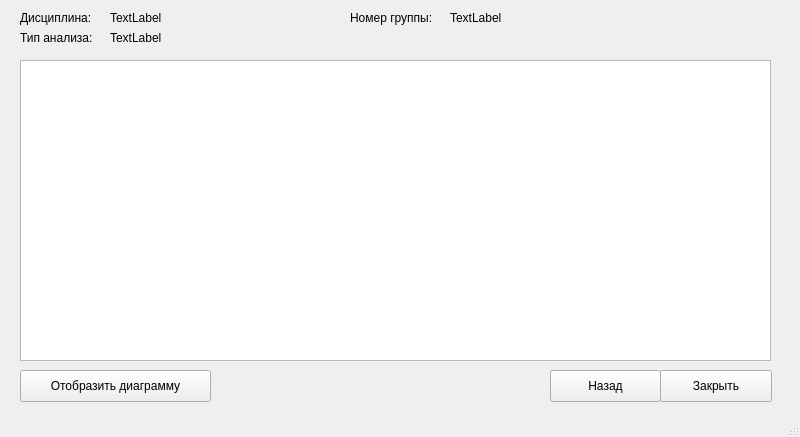
<?xml version="1.0" encoding="UTF-8"?>
<ui version="4.0">
 <class>MainWindow</class>
 <widget class="QMainWindow" name="MainWindow">
  <property name="geometry">
   <rect>
    <x>0</x>
    <y>0</y>
    <width>800</width>
    <height>437</height>
   </rect>
  </property>
  <property name="windowTitle">
   <string>Анализ успеваемости группы</string>
  </property>
  <widget class="QWidget" name="centralwidget">
   <widget class="QTableWidget" name="tableWidget">
    <property name="geometry">
     <rect>
      <x>20</x>
      <y>60</y>
      <width>751</width>
      <height>301</height>
     </rect>
    </property>
   </widget>
   <widget class="QLabel" name="label">
    <property name="geometry">
     <rect>
      <x>350</x>
      <y>10</y>
      <width>101</width>
      <height>16</height>
     </rect>
    </property>
    <property name="text">
     <string>Номер группы:</string>
    </property>
   </widget>
   <widget class="QLabel" name="label_2">
    <property name="geometry">
     <rect>
      <x>110</x>
      <y>30</y>
      <width>291</width>
      <height>16</height>
     </rect>
    </property>
    <property name="text">
     <string>TextLabel</string>
    </property>
   </widget>
   <widget class="QLabel" name="label_3">
    <property name="geometry">
     <rect>
      <x>20</x>
      <y>30</y>
      <width>91</width>
      <height>16</height>
     </rect>
    </property>
    <property name="text">
     <string>Тип анализа:</string>
    </property>
   </widget>
   <widget class="QLabel" name="label_4">
    <property name="geometry">
     <rect>
      <x>450</x>
      <y>10</y>
      <width>291</width>
      <height>16</height>
     </rect>
    </property>
    <property name="text">
     <string>TextLabel</string>
    </property>
   </widget>
   <widget class="QPushButton" name="pushButton">
    <property name="geometry">
     <rect>
      <x>20</x>
      <y>370</y>
      <width>191</width>
      <height>32</height>
     </rect>
    </property>
    <property name="text">
     <string>Отобразить диаграмму</string>
    </property>
   </widget>
   <widget class="QPushButton" name="pushButton_2">
    <property name="geometry">
     <rect>
      <x>550</x>
      <y>370</y>
      <width>111</width>
      <height>32</height>
     </rect>
    </property>
    <property name="text">
     <string>Назад</string>
    </property>
   </widget>
   <widget class="QPushButton" name="pushButton_3">
    <property name="geometry">
     <rect>
      <x>660</x>
      <y>370</y>
      <width>112</width>
      <height>32</height>
     </rect>
    </property>
    <property name="text">
     <string>Закрыть</string>
    </property>
   </widget>
   <widget class="QLabel" name="label_5">
    <property name="geometry">
     <rect>
      <x>20</x>
      <y>10</y>
      <width>81</width>
      <height>16</height>
     </rect>
    </property>
    <property name="text">
     <string>Дисциплина:</string>
    </property>
   </widget>
   <widget class="QLabel" name="label_6">
    <property name="geometry">
     <rect>
      <x>110</x>
      <y>10</y>
      <width>58</width>
      <height>16</height>
     </rect>
    </property>
    <property name="text">
     <string>TextLabel</string>
    </property>
   </widget>
  </widget>
  <widget class="QStatusBar" name="statusbar"/>
 </widget>
 <resources/>
 <connections/>
</ui>
